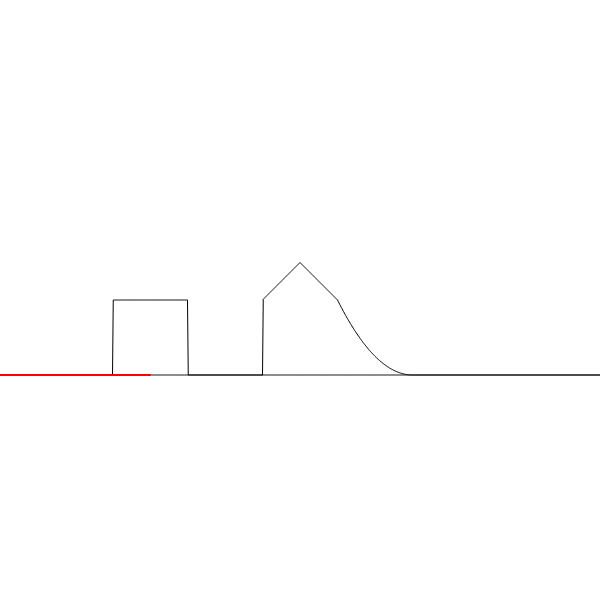
Frame 1 (no input)
Frame 60 (no input): identical to frame 1, image omitted
Frame 120 (the mouse pressed at the canvas centre since frame 60): identical to frame 1, image omitted

The p5.js sketch that drew this single still picture (run headless with seeded random() and noise() and a simulated clock; from frame 60 on, the mouse is pressed at the canvas centre):

// p5.js sketch
// ── sketch.js
let xMin = -4;
let xMax = 4;
let yMin = -3;
let yMax = 5;

let t0 = 0;
let t02 = 0;
let T = 1;
let T2 = 1;

let a1 = t02 - T2/2;
let b1 = t0 + T/2;
let a2 = t0 - T/2;
let b2 = t02 + T2/2; 

let functionInput;

let impuls1 = rectImpuls;
let impuls2 = randomFunction;


function setup() {
  createCanvas(600, 600);

  slidert0 = createSlider(xMin, xMax, -2, 0.05);
  slidert0.style('width', '300px')
  inputT = createInput('1');
  inputT.size(20);

  stroke(0);
  noFill();
}

function draw() {
  background(255);

  t0 = slidert0.value();
  b1 = t0 + T/2;
  a2 = t0 - T/2;

  T = inputT.value();


  drawImpuls(impuls1, t0, T);
  drawImpuls(impuls2, t02, T2);

  stroke(255,0,0);
  strokeWeight(2);

  drawConvolution(impuls1, impuls2);

  strokeWeight(1);
  stroke(0);

  // text('a1', map(a1, xMin, xMax, 0, width), 390);
  // text('b1', map(b1, xMin, xMax, 0, width), 370);
  // text('a2', map(a2, xMin, xMax, 0, width), 370);
  // text('b2', map(b2, xMin, xMax, 0, width), 390);

}


function rectImpuls(t) {
  if(abs(t)<=1/2){
    return 1;
  }
  return 0;
}

function triangularImpuls(t) {
  if(abs(t) <= 1) {
    return 1-abs(t);
  }
  return 0;
}

function randomFunction(t) {
  return rectImpuls(t) + .5*triangularImpuls(2*t) + paralbolaFunction(t-1);
  //return convolution(rectImpuls, rectImpuls, t);
}

function paralbolaFunction(t) {
  if(abs(t)<=0.5){
    return (t-.5)*(t-.5);
  }
  return 0;
}

function drawImpuls(impuls, t0, T) {
  beginShape();
  for (let x = xMin; x <= xMax; x += 0.01) {
    let y = impuls((x-t0)/T);
    vertex(map(x, xMin, xMax, 0, width), map(y, yMin, yMax, height, 0));
  }
  endShape();
}

function drawConvolution(impuls1, impuls2) {
  let y = 0;
  beginShape();
  for (let t = xMin; t <= t0; t += 0.01) {
    y = convolution(impuls1, impuls2, t);
    vertex(map(t, xMin, xMax, 0, width), map(y, yMin, yMax, height, 0));
  }
  endShape();
}

function convolution(impuls1, impuls2, t) {
  let tau1, tau2, y1, y2;
  let dtau = 0.01;
  let result = 0;

  tau1 = a1-T/2;
  tau2 = a1-T/2 + dtau;

  // making sub rectangles for approximatin overlapping area
  for (let i = a1-T/2; i <b2+T/2; i+= dtau) {

    // continous convolution
    y1 = impuls1(tau1/T) * impuls2((t-tau1)/T2);
    y2 = impuls1(tau2/T) * impuls2((t-tau2)/T2);

    // calculating the area of a sub rectangle
    result += dtau * (y1 + y2) / 2;
    tau1 = tau2;
    tau2 = tau1 + dtau;
  }

  return result;
}
